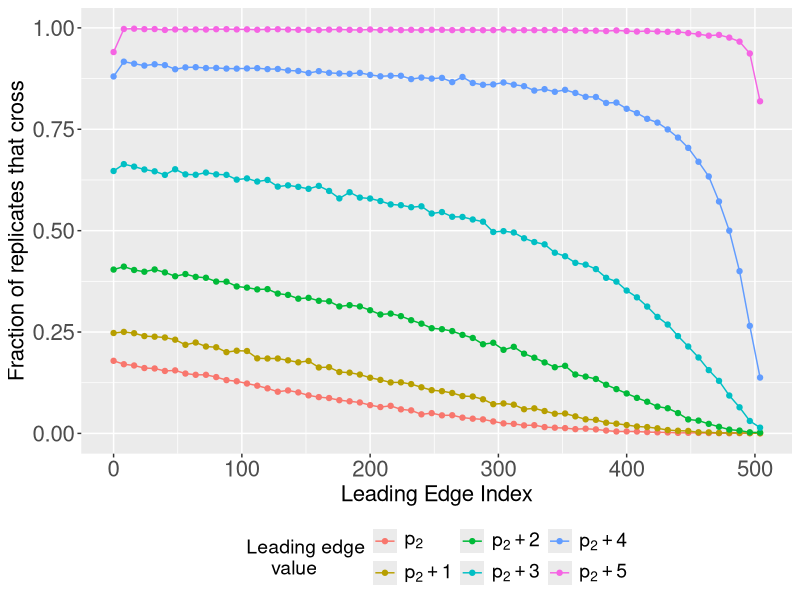

Write R code to recreate this figure.
rm(list = ls())

library(ggplot2)
library(scales)

plot_dir = '../plots'
if(!dir.exists(plot_dir)){
  dir.create(plot_dir, recursive = T)
}

df_summary = read.csv('../data/processed_summary.csv')
df_summary$paper_leading_edge_val = 'p[2]'
df_summary[df_summary$leading_edge_val == 13,]$paper_leading_edge_val = 'p[2] + 1'
df_summary[df_summary$leading_edge_val == 14,]$paper_leading_edge_val = 'p[2] + 2'
df_summary[df_summary$leading_edge_val == 15,]$paper_leading_edge_val = 'p[2] + 3'
df_summary[df_summary$leading_edge_val == 16,]$paper_leading_edge_val = 'p[2] + 4'
df_summary[df_summary$leading_edge_val == 17,]$paper_leading_edge_val = 'p[2] + 5'
df_summary$paper_leading_edge_val = 'a'
df_summary[df_summary$leading_edge_val == 13,]$paper_leading_edge_val = 'b'
df_summary[df_summary$leading_edge_val == 14,]$paper_leading_edge_val = 'c'
df_summary[df_summary$leading_edge_val == 15,]$paper_leading_edge_val = 'd'
df_summary[df_summary$leading_edge_val == 16,]$paper_leading_edge_val = 'e'
df_summary[df_summary$leading_edge_val == 17,]$paper_leading_edge_val = 'f'

ggplot(df_summary, aes(x = leading_edge_index, y = crossed_frac, color = paper_leading_edge_val)) + 
  geom_line() + 
  geom_point() + 
  scale_y_continuous(limits = c(0,1)) + 
  xlab('Leading Edge Index') + 
  ylab('Fraction of replicates that cross') + 
  labs(color = 'Leading edge\n     value') + 
  theme(axis.title = element_text(size = 16)) + 
  theme(axis.text = element_text(size = 16)) + 
  theme(legend.text = element_text(size = 14)) +
  theme(legend.title = element_text(size = 14)) +
  theme(legend.position = 'bottom') + 
  scale_color_manual(values = hue_pal()(6), labels = c(
    a = expression(p[2]  ), 
    b = expression(p[2] + 1),
    c = expression(p[2] + 2),
    d = expression(p[2] + 3),
    e = expression(p[2] + 4),
    f = expression(p[2] + 5)
  ))
ggsave(paste0(plot_dir, '/benchmarking.png'), units = 'in', width = 8, height = 6)
ggsave(paste0(plot_dir, '/benchmarking.pdf'), units = 'in', width = 5, height = 5)
